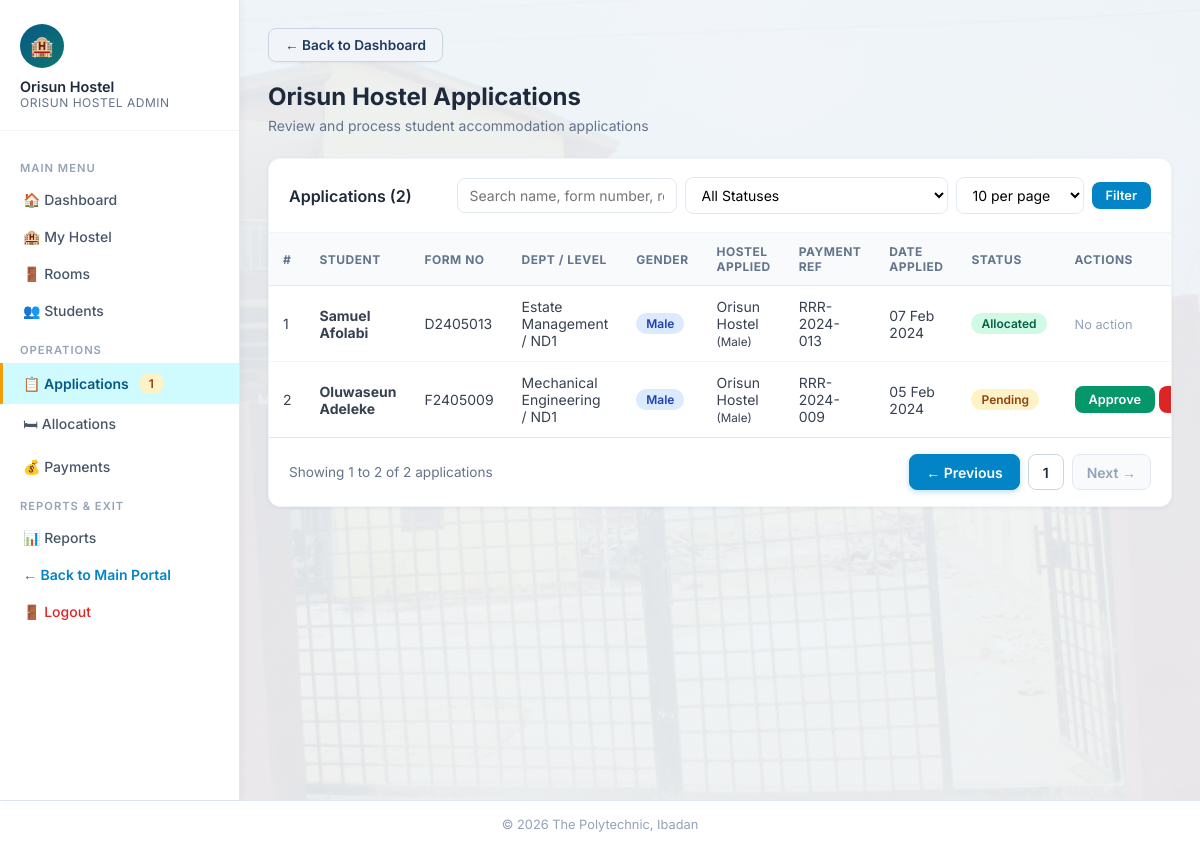
Page /admin/applications.php (signed in) on the committed database.
### tables this page shows
CREATE TABLE hostels (
    hostel_id INT AUTO_INCREMENT PRIMARY KEY,
    hostel_name VARCHAR(150) NOT NULL UNIQUE,
    hostel_type ENUM('Male','Female') NOT NULL,
    total_rooms INT NOT NULL DEFAULT 0,
    created_at DATETIME DEFAULT CURRENT_TIMESTAMP
);

CREATE TABLE applications (
    app_id INT AUTO_INCREMENT PRIMARY KEY,
    student_id INT NOT NULL,
    hostel_id INT NOT NULL,
    preferred_room_id INT NULL,
    preferred_bunk VARCHAR(10) NULL,
    payment_ref VARCHAR(100) NULL,
    status ENUM('Pending','Approved','Rejected','Allocated') NOT NULL DEFAULT 'Pending',
    rejection_reason TEXT NULL,
    applied_at DATETIME DEFAULT CURRENT_TIMESTAMP,
    FOREIGN KEY (student_id) REFERENCES students(student_id) ON DELETE CASCADE,
    FOREIGN KEY (hostel_id) REFERENCES hostels(hostel_id) ON DELETE CASCADE,
    FOREIGN KEY (preferred_room_id) REFERENCES rooms(room_id) ON DELETE SET NULL,
    UNIQUE KEY uq_application_student (student_id),
    INDEX idx_app_hostel_status (hostel_id,status),
    INDEX idx_app_student (student_id)
);

CREATE TABLE students (
    student_id INT AUTO_INCREMENT PRIMARY KEY,
    matric_no VARCHAR(13) NULL UNIQUE,
    form_no VARCHAR(30) NULL UNIQUE,
    full_name VARCHAR(200) NOT NULL,
    department VARCHAR(150) NOT NULL,
    level VARCHAR(20) NOT NULL,
    gender ENUM('Male','Female') NOT NULL,
    phone VARCHAR(20) NOT NULL,
    email VARCHAR(150) NOT NULL UNIQUE,
    password VARCHAR(255) NOT NULL,
    created_at DATETIME DEFAULT CURRENT_TIMESTAMP
);

### includes/admin_auth.php (called while the page is built, shortened)
<?php
$admin_hostel_id = (int) $_SESSION['admin_hostel_id'];
function current_admin_hostel(PDO $pdo): array {
    global $admin_hostel_id;
    $stmt = $pdo->prepare('SELECT hostel_id, hostel_name, hostel_type, total_rooms FROM hostels WHERE hostel_id = ?');
    $stmt->execute([$admin_hostel_id]);
    $hostel = $stmt->fetch();
    return $hostel;
}

### admin/applications.php (the view, shortened to what this page needs)
<?php
require_once '../includes/admin_auth.php';
$hostel = current_admin_hostel($pdo);
$search = trim($_GET['search'] ?? '');
$limit = (int)($_GET['limit'] ?? 10);
$page = max(1, (int)($_GET['page'] ?? 1));
$offset = ($page - 1) * $limit;
$sql_base = "FROM applications a
             JOIN students s ON a.student_id = s.student_id
             JOIN hostels h ON a.hostel_id = h.hostel_id
             WHERE a.hostel_id = ?";
$params = [$admin_hostel_id];
$count_stmt = $pdo->prepare("SELECT COUNT(*) " . $sql_base);
$count_stmt->execute($params);
$total_apps_count = (int)$count_stmt->fetchColumn();
$total_pages = max(1, (int)ceil($total_apps_count / $limit));
$sql = "SELECT a.*, s.full_name, s.form_no, s.department, s.level, s.gender, h.hostel_name, h.hostel_type "
     . $sql_base
     . " ORDER BY a.applied_at DESC LIMIT " . (int)$limit . " OFFSET " . (int)$offset;
$stmt = $pdo->prepare($sql);
$stmt->execute($params);
$apps = $stmt->fetchAll();
?>
<!DOCTYPE html>
<html lang="en">
<head>
<link rel="stylesheet" href="../css/style.css?v=7">
</head>
<body>
<div class="wrapper admin-layout">
<?php $current_page = 'applications'; require_once '../includes/admin_sidebar.php'; ?>
<main class="main">
    <a href="dashboard.php" class="back-btn">&larr; Back to Dashboard</a>
    <div class="page-title"><?= htmlspecialchars($hostel['hostel_name']) ?> Applications</div>
    <div class="page-subtitle">Review and process student accommodation applications</div>
    <div class="card">
        <div class="card-header">
            <h3>Applications (<?= $total_apps_count ?>)</h3>
            <form method="GET" style="display:flex;gap:8px;flex-wrap:wrap;align-items:center;">
                <input
                    type="text"
                    name="search"
                    value="<?= htmlspecialchars($search) ?>"
                    placeholder="Search name, form number, ref..."
                    style="padding:8px 12px;border:1.5px solid #e2e8f0;border-radius:8px;font-family:Inter,sans-serif;font-size:0.875rem;width:220px;"
                >
                <select
                    name="status"
                    style="padding:8px 12px;border:1.5px solid #e2e8f0;border-radius:8px;font-family:Inter,sans-serif;font-size:0.875rem;background:white;"
                >
                    <option value="">All Statuses</option>
                </select>
                <select
                    name="limit"
                    style="padding:8px 12px;border:1.5px solid #e2e8f0;border-radius:8px;font-family:Inter,sans-serif;font-size:0.875rem;background:white;"
                >
                    <option value="10" <?= $limit === 10 ? 'selected' : '' ?>>10 per page</option>
                </select>
                <button type="submit" class="btn btn-info btn-sm">Filter</button>
            </form>
        </div>
        <div class="table-wrap">
            <?php if (empty($apps)): ?>
                <div class="empty-state"><span class="empty-icon">📋</span><p>No applications match your criteria.</p></div>
            <?php else: ?>
            <table>
                <thead><tr><th>#</th><th>Student</th><th>Form No</th><th>Dept / Level</th><th>Gender</th><th>Hostel Applied</th><th>Payment Ref</th><th>Date Applied</th><th>Status</th><th>Actions</th></tr></thead>
                <tbody>
                <?php foreach ($apps as $i => $a): ?>
                <tr>
                    <td><?= $offset + $i + 1 ?></td>
                    <td><strong><?= htmlspecialchars($a['full_name']) ?></strong></td>
                    <td><?= htmlspecialchars($a['form_no']) ?></td>
                    <td><?= htmlspecialchars($a['department']) ?> / <?= htmlspecialchars($a['level']) ?></td>
                    <td><span class="badge <?= $a['gender']==='Male'?'badge-info':'badge-warning' ?>"><?= $a['gender'] ?></span></td>
                    <td><?= htmlspecialchars($a['hostel_name']) ?> <small>(<?= $a['hostel_type'] ?>)</small></td>
                    <td><?= htmlspecialchars($a['payment_ref'] ?? 'N/A') ?></td>
                    <td><?= date('d M Y', strtotime($a['applied_at'])) ?></td>
                    <td>
                        <?php
                        $badge = match($a['status']) {
                            'Approved', 'Allocated' => 'badge-success',
                            'Rejected' => 'badge-danger',
                            default => 'badge-warning'
                        };
                        ?>
                        <span class="badge <?= $badge ?>"><?= $a['status'] ?></span>
                    </td>
                    <td style="white-space:nowrap;">
                        <?php if ($a['status'] === 'Pending'): ?>
                            <form method="POST" style="display:inline;">
                                <button type="submit" class="btn btn-success btn-sm">Approve</button>
                            </form>
                            <details style="display:inline-block;vertical-align:middle;">
                                <summary class="btn btn-danger btn-sm" style="cursor:pointer;list-style:none;">Reject</summary>
                            </details>
                        <?php elseif ($a['status'] === 'Approved'): ?>
                            <a href="allocations.php?student_id=<?= $a['student_id'] ?>" class="btn btn-info btn-sm">Allocate Room</a>
                        <?php else: ?>
                            <span style="color:#94a3b8;font-size:0.8rem;">No action</span>
                        <?php endif; ?>
                    </td>
                </tr>
                <?php endforeach; ?>
                </tbody>
            </table>
            <?php if ($total_pages > 1 || $total_apps_count > 0): ?>
                <div style="display:flex;justify-content:space-between;align-items:center;padding:16px 20px;border-top:1px solid #e2e8f0;flex-wrap:wrap;gap:12px;font-size:0.85rem;color:#64748b;">
                    <div>
                        Showing <?= min($total_apps_count, $offset + 1) ?> to <?= min($total_apps_count, $offset + $limit) ?> of <?= $total_apps_count ?> applications
                    </div>
                    <div class="pagination">
                        <?php
                        $queryParams = $_GET;
                        function adminAppsPageUrl($p, $params) {
                            $params['page'] = $p;
                            return 'applications.php?' . http_build_query($params);
                        }
                        ?>
                        <?php if ($page > 1): ?>
                            <a href="<?= adminAppsPageUrl($page - 1, $queryParams) ?>" class="prev-btn">&larr; Previous</a>
                        <?php else: ?>
                            <span class="page-btn disabled prev-btn">&larr; Previous</span>
                        <?php endif; ?>
                        <?php for ($p = 1; $p <= $total_pages; $p++): ?>
                            <?php if ($p == $page): ?>
                                <span class="page-btn active"><?= $p ?></span>
                            <?php elseif ($p == 1 || $p == $total_pages || ($p >= $page - 2 && $p <= $page + 2)): ?>
                                <a href="<?= adminAppsPageUrl($p, $queryParams) ?>"><?= $p ?></a>
                            <?php elseif ($p == $page - 3 || $p == $page + 3): ?>
                                <span style="padding:0 4px;color:#94a3b8;">&hellip;</span>
                            <?php endif; ?>
                        <?php endfor; ?>
                        <?php if ($page < $total_pages): ?>
                            <a href="<?= adminAppsPageUrl($page + 1, $queryParams) ?>" class="next-btn">Next &rarr;</a>
                        <?php else: ?>
                            <span class="page-btn disabled next-btn">Next &rarr;</span>
                        <?php endif; ?>
                    </div>
                </div>
            <?php endif; ?>
            <?php endif; ?>
        </div>
    </div>
</main>
</div>
<div class="footer">&copy; <?= date('Y') ?> The Polytechnic, Ibadan</div>
</body>
</html>

### includes/admin_sidebar.php
<?php
$page = $current_page ?? '';
$admin_name = $_SESSION['admin_name'] ?? 'Admin';
$h_name = $hostel['hostel_name'] ?? ($_SESSION['admin_hostel_name'] ?? 'Hostel');
$pending_count = $pending ?? 0;
if (empty($pending_count) && isset($pdo, $admin_hostel_id)) {
    try {
        $pStmt = $pdo->prepare("SELECT COUNT(*) FROM applications WHERE hostel_id=? AND status='Pending'");
        $pStmt->execute([$admin_hostel_id]);
        $pending_count = (int)$pStmt->fetchColumn();
    } catch (Exception $e) {
        $pending_count = 0;
    }
}
?>
<aside class="sidebar no-print">
    <div class="user-info">
        <div class="avatar">🏨</div>
        <div class="name"><?= htmlspecialchars($admin_name) ?></div>
        <div class="role"><?= htmlspecialchars($h_name) ?> Admin</div>
    </div>
    <nav class="sidebar-nav">
        <div class="nav-section">Main Menu</div>
        <a href="dashboard.php" class="<?= $page === 'dashboard' ? 'active' : '' ?>">🏠 Dashboard</a>
        <a href="hostels.php" class="<?= $page === 'hostels' ? 'active' : '' ?>">🏨 My Hostel</a>
        <a href="rooms.php" class="<?= $page === 'rooms' ? 'active' : '' ?>">🚪 Rooms</a>
        <a href="students.php" class="<?= $page === 'students' ? 'active' : '' ?>">👥 Students</a>
        <div class="nav-section">Operations</div>
        <a href="applications.php" class="<?= $page === 'applications' ? 'active' : '' ?>">
            📋 Applications <?php if (!empty($pending_count) && $pending_count > 0): ?><span class="badge badge-warning"><?= (int)$pending_count ?></span><?php endif; ?>
        </a>
        <a href="allocations.php" class="<?= $page === 'allocations' ? 'active' : '' ?>">🛏 Allocations</a>
        <a href="payments.php" class="<?= $page === 'payments' ? 'active' : '' ?>">💰 Payments</a>
        <div class="nav-section">Reports & Exit</div>
        <a href="reports.php" class="<?= $page === 'reports' ? 'active' : '' ?>">📊 Reports</a>
        <a href="../index.php" style="color:#0284c7;font-weight:600;">&larr; Back to Main Portal</a>
        <a href="logout.php" style="color:#dc2626;">🚪 Logout</a>
    </nav>
</aside>

### rows in the picture
hostels: hostel_name "ORISUN HOSTEL", hostel_name "Orisun Hostel"
applications: i "1", student.full_name "Samuel Afolabi", student.form_no "D2405013", student.department "Estate Management", student.level "ND1", student.gender "Male", hostel.hostel_name "Orisun Hostel", hostel.hostel_type "Male", payment_ref "RRR-2024-013", applied_at "07 Feb 2024", status "Allocated", shows "No action"
applications: i "2", student.full_name "Oluwaseun Adeleke", student.form_no "F2405009", student.department "Mechanical Engineering", student.level "ND1", student.gender "Male", hostel.hostel_name "Orisun Hostel", hostel.hostel_type "Male", payment_ref "RRR-2024-009", applied_at "05 Feb 2024", status "Pending"

### other values in the picture
$admin_name "Orisun Hostel"
$pending_count "1"
$total_apps_count "2"
min($total_apps_count, $offset + 1) "1"
min($total_apps_count, $offset + $limit) "2"
